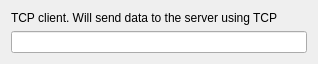
<?xml version="1.0" encoding="UTF-8"?>
<ui version="4.0">
 <class>Widget</class>
 <widget class="QWidget" name="Widget">
  <property name="geometry">
   <rect>
    <x>0</x>
    <y>0</y>
    <width>318</width>
    <height>57</height>
   </rect>
  </property>
  <property name="windowTitle">
   <string>Widget</string>
  </property>
  <layout class="QVBoxLayout" name="verticalLayout">
   <item>
    <widget class="QLabel" name="label">
     <property name="text">
      <string>TCP client. Will send data to the server using TCP</string>
     </property>
    </widget>
   </item>
   <item>
    <widget class="QLineEdit" name="lineEdit"/>
   </item>
  </layout>
 </widget>
 <resources/>
 <connections/>
</ui>
